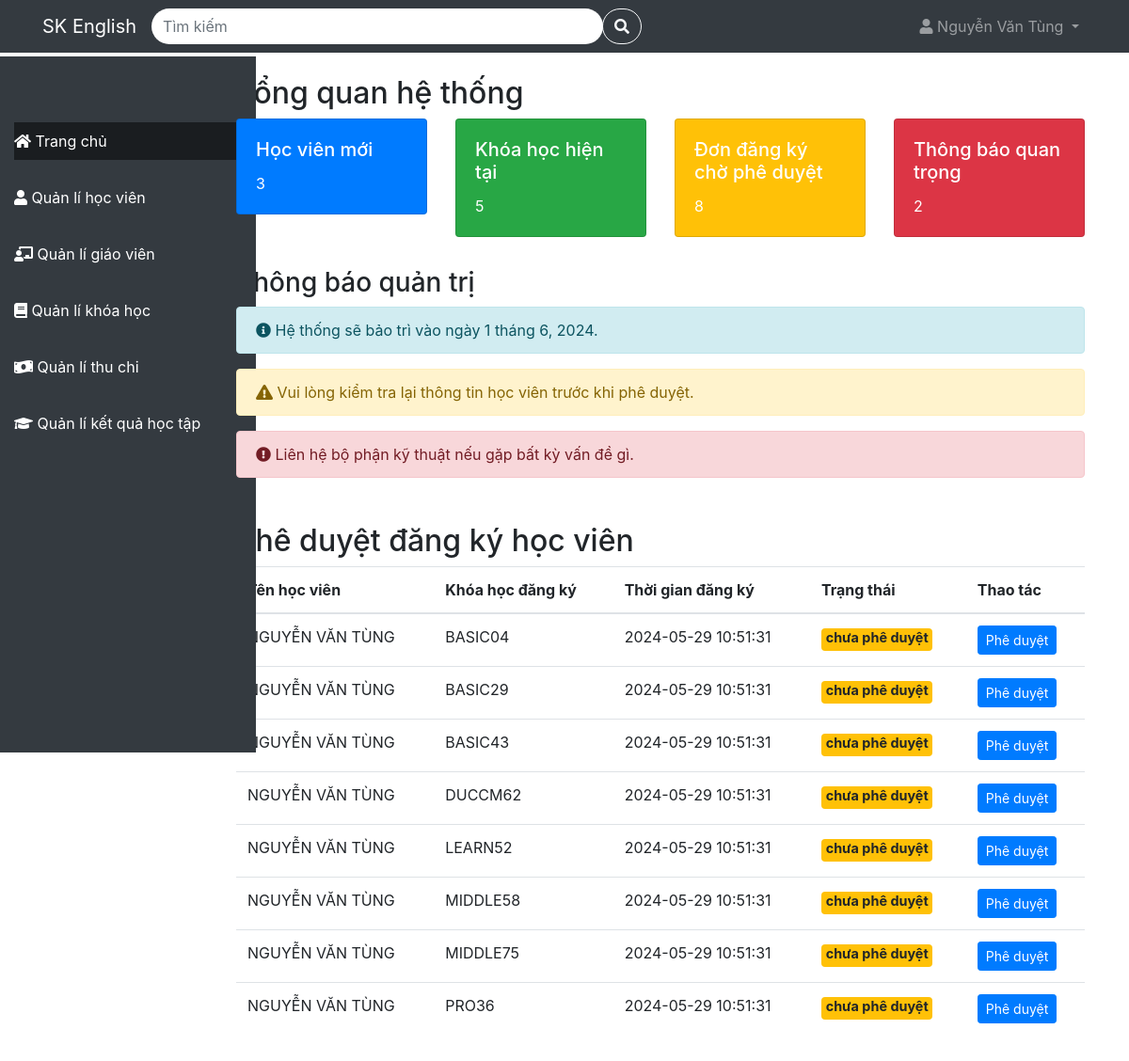
The app's page /QuanLiTrungTamTA/home (signed in) with its own data.
### tables this page shows
CREATE TABLE `webregistrations` (
  `STT` int(11) NOT NULL,
  `name` varchar(100) NOT NULL,
  `address` varchar(100) NOT NULL,
  `phone` varchar(10) NOT NULL,
  `email` varchar(100) NOT NULL,
  `schedule_id` varchar(32) NOT NULL,
  `time` timestamp NOT NULL DEFAULT current_timestamp() ON UPDATE current_timestamp()
);

### app/Controller/HomeController.php (called while the page is built)
<?php
class HomeController {
    protected $config = [
        'host' => 'localhost',
        'dbname' => 'quanlytrungtamta',
        'user' => 'root',
        'password' => ''
    ];
    protected $db;
    public function __construct(){
        $this->db = new Database($this->config);
    }
    public function index() {
        $listWebRegistration = $this->db->table('webregistrations')->get();
        if(isset($listWebRegistration)){
            $countWebRegistration = count($listWebRegistration);
        }else{
            $countWebRegistration = 0;
        }
        $listCourse = $this->db->table('course')->get();
        if(isset($listCourse)){
            $countCourse = count($listCourse);
        }else{
            $countCourse = 0;
        }
        $listStudent = $this->db->table('students')->get();
        if(isset($listStudent)){
            $countStudent = count($listStudent);
        }else{
            $countStudent = 0;
        }
        include('./app/View/Home/home.php');
    }
}
?>

### index.php (called while the page is built, shortened)
<?php
include './app/Model/Model.php';
include './app/Route/Route.php';
include './app/Controller/HomeController.php';
$route = new Route();
$route->get('/', 'LandingController@index');
$route->post('/login', 'LoginController@index');
$route->post('/logout', 'LogoutController@index');
$route->post('/register', 'RegisterController@index');
$route->post('/verify', 'RegisterController@verify');
$route->post('/forgotPassword', 'ForgotPasswordController@index');
$route->post('/courseRegistration', 'RegisterController@courseRegistration');
if(isset($_SESSION['full_name']) && !empty($_SESSION['full_name']))
{
    $route->get('/home', 'HomeController@index');
    $route->get('/student', 'StudentController@index');
    $route->post('/student/deleteStudent', 'StudentController@deleteStudent');
    $route->post('/student/editStudent', 'StudentController@editStudent');
    $route->post('/student/addStudent', 'RegistrationController@addStudent');
    $route->get('/teacher', 'TeacherController@index');
    $route->post('/teacher/addTeacher', 'TeacherController@addTeacher');
    $route->post('/teacher/editTeacher', 'TeacherController@editTeacher');
    $route->post('/teacher/deleteTeacher', 'TeacherController@deleteTeacher');
    $route->get('/course', 'CourseController@index');
    $route->post('/course/addCourse', 'CourseController@addCourse');
    $route->post('/course/deleteCourse', 'CourseController@deleteCourse');
    $route->post('/course/edit', 'CourseController@editCourse');
    $route->get('/course/detail', 'CourseController@show@detailCourse.php');
    $route->post('/course/addSchedule', 'ScheduleController@addSchedule');
    $route->post('/course/deleteSchedule', 'ScheduleController@deleteSchedule');
    $route->get('/payment', 'PaymentController@index');
    $route->get('/achievement', 'AchievementController@index');
}
$requestUri = $_SERVER['REQUEST_URI'];
$route->handle($requestUri);
?>

### app/Model/Model.php (called while the page is built, shortened)
<?php
class Database {
    protected
        $table = '',
        $host = '',
        $user ='',
        $password = '',
        $dbname = '',
        $conn = null;
    public function __construct($config){
        $this->host = $config['host'];
        $this->user = $config['user'];
        $this->password = $config['password'];
        $this->dbname = $config['dbname'];
    }
    protected function connect(){
        try{
            $this->conn = new PDO("mysql:host=$this->host;dbname=$this->dbname", $this->user, $this->password);
            $this->conn->setAttribute(PDO::ATTR_ERRMODE, PDO::ERRMODE_EXCEPTION);
        }catch(PDOException $e){
            echo "Lỗi kết nối đến cơ sở dữ liệu: ".$e->getMessage();
        }
    }
    public function get($data = [])
    {
        try {
            if (empty($data)) {
                $sqlString = "select * from $this->table";
                $query = $this->conn->prepare($sqlString);
                $query->execute();
            } else {
                $stmt = join('=? and ', array_keys($data));
                $stmt .= '=?';
                $sqlString = "select * from $this->table where $stmt";
                $query = $this->conn->prepare($sqlString);
                $query->execute(array_values($data));
            }
            return $query->fetchAll(PDO::FETCH_ASSOC);
        } catch (PDOException $e) {
            $this->logToConsole("Lỗi đọc dữ liệu: " . $e->getMessage());
        }
    }
    public function table($table){
        $this->table = $table;
        return $this;
    }
}
?>

### app/View/Home/home.php (the view, shortened to what this page needs)
<!DOCTYPE html>
<html lang="en">
<head>
  <link rel="stylesheet" href="https://cdnjs.cloudflare.com/ajax/libs/font-awesome/5.15.4/css/all.min.css">
  <link rel="stylesheet" href="https://maxcdn.bootstrapcdn.com/bootstrap/4.5.2/css/bootstrap.min.css">
</head>
<body>
<?php include './app/View/Template/navbar.php' ?>
<?php include 'app/View/Template/sidebar.php' ?>
<div class="main-content">
    <div class="container mt-5">
        <section class="statistics mb-3">
            <h2>Tổng quan hệ thống</h2>
            <div class="row">
                <div class="col-md-3">
                    <div class="card text-white bg-primary mb-3">
                        <div class="card-body">
                            <h5 class="card-title">Học viên mới</h5>
                            <p class="card-text">
                              <?php echo $countStudent?>
                            </p>
                        </div>
                    </div>
                </div>
                <div class="col-md-3">
                    <div class="card text-white bg-success mb-3">
                        <div class="card-body">
                            <h5 class="card-title">Khóa học hiện tại</h5>
                            <p class="card-text">
                              <?php echo $countCourse?>
                            </p>
                        </div>
                    </div>
                </div>
                <div class="col-md-3">
                    <div class="card text-white bg-warning mb-3">
                        <div class="card-body">
                            <h5 class="card-title">Đơn đăng ký chờ phê duyệt</h5>
                            <p class="card-text">
                              <?php echo $countWebRegistration?>
                            </p>
                        </div>
                    </div>
                </div>
                <div class="col-md-3">
                    <div class="card text-white bg-danger mb-3">
                        <div class="card-body">
                            <h5 class="card-title">Thông báo quan trọng</h5>
                            <p class="card-text">2</p>
                        </div>
                    </div>
                </div>
            </div>
        </section>
        <section class="admin-announcements mb-5">
            <h3>Thông báo quản trị</h3>
            <div class="alert alert-info" role="alert">
                <i class="fas fa-info-circle"></i> Hệ thống sẽ bảo trì vào ngày 1 tháng 6, 2024.
            </div>
            <div class="alert alert-warning" role="alert">
                <i class="fas fa-exclamation-triangle"></i> Vui lòng kiểm tra lại thông tin học viên trước khi phê duyệt.
            </div>
            <div class="alert alert-danger" role="alert">
                <i class="fas fa-exclamation-circle"></i> Liên hệ bộ phận kỹ thuật nếu gặp bất kỳ vấn đề gì.
            </div>
        </section>
        <h2>Phê duyệt đăng ký học viên</h2>
        <div class="table-responsive">
            <table class="table">
                <thead>
                    <tr>
                        <th>Tên học viên</th>
                        <th>Khóa học đăng ký</th>
                        <th>Thời gian đăng ký</th>
                        <th>Trạng thái</th>
                        <th>Thao tác</th>
                    </tr>
                </thead>
                <tbody>
                    <?php foreach($listWebRegistration as $registration): ?>
                        <tr>
                            <td scope="row"><?php echo $registration['name']?></td>
                            <td><?php echo $registration['schedule_id']?></td>
                            <td><?php echo $registration['time']?></td>
                            <td>
                                <div class="badge bg-warning" style="height: 1.5rem;">
                                    <span style="font-size:1.2em;">chưa phê duyệt</span>
                                </div>
                            </td>
                            <td>
                               <button class="btn btn-primary btn-sm" onclick="buttonPheduyetClicked('<?php echo $registration['schedule_id']?>');">Phê duyệt</button>
                            </td>
                        </tr>
                    <?php endforeach; ?>
                </tbody>
            </table>
        </div>
    </div>
</div>
</body>
</html>

### app/Route/Route.php (shortened to what this page needs)
<?php
class Route {
    private $routes = [];
    public function get($url, $controllerAction) {
        $url = '/QuanLiTrungTamTA' . $url;
        $this->routes[$url] = $controllerAction;
    }
    public function post($url, $controllerAction) {
        $url = '/QuanLiTrungTamTA' . $url;
        $this->routes[$url] = $controllerAction;
    }
    public function handle($requestUri) {
        $url = parse_url($requestUri, PHP_URL_PATH);
        if (isset($this->routes[$url])) {
            $controllerAction = $this->routes[$url];
            $parts = explode('@', $controllerAction);
            $action = $parts[1];
            $param = null;
            $controller = new $controllerName();
            if(!isset($param))
                $controller->$action($param);
            else{
                $controller->$action($param);
            }
        } else {
            header('location: ./');
        }
    }
}
?>

### app/View/Template/navbar.php (shortened to what this page needs)
<?php
      $url = $_SERVER['REQUEST_URI'];
      $url = parse_url($url, PHP_URL_PATH);
?>
<nav class="navbar navbar-expand-lg navbar-dark bg-dark fixed-top">
  <div class="container">
    <a class="navbar-brand" href="/QuanLiTrungTamTA/home">SK English</a>
    <form class="form-inline my-2 my-lg-0 mx-auto" action="<?php echo $url?>" method="GET">
      <div class="input-group">
        <input type="text" class="form-control rounded-pill border-0 flex-grow-1" style="width: 30em;" placeholder="Tìm kiếm" aria-label="Search" aria-describedby="search-addon" name="search">
        <div class="input-group-append">
          <button class="btn btn-outline-light rounded-pill" type="submit" id="search-addon">
            <i class="fa fa-search"></i>
          </button>
        </div>
      </div>
    </form>
    <div class="collapse navbar-collapse" id="navbarSupportedContent">
      <ul class="navbar-nav ml-auto">
        <li class="nav-item dropdown">
          <a class="nav-link dropdown-toggle" href="#" id="navbarDropdown" role="button" data-toggle="dropdown" aria-haspopup="true" aria-expanded="false">
            <i class="fa fa-user"></i> <?php echo $_SESSION['full_name']?>
          </a>
        </li>
      </ul>
    </div>
  </div>
</nav>

### app/View/Template/sidebar.php
<?php
$current_page = $_SERVER['REQUEST_URI'];
$current_page = parse_url($current_page, PHP_URL_PATH);
$current_page = explode('/', $current_page);
$current_page = array_filter($current_page);
$current_page = end($current_page);
?>
<link rel="stylesheet" href=".\public\css\sidebar.css">
<link rel="stylesheet" href="..\public\css\sidebar.css">
<div class="sidebar">
  <ul class="navbar-nav">
    <li class="nav-item <?php if($current_page == 'home') echo 'active';?>">
      <a class="nav-link " href="/QuanLiTrungTamTA/home"><i class="fas fa-home"></i> Trang chủ</a>
    </li>
    <li class="nav-item <?php if($current_page == 'student') echo 'active';?>">
      <a class="nav-link " href="/QuanLiTrungTamTA/student"><i class="fas fa-user"></i> Quản lí học viên</a>
    </li>
    <li class="nav-item <?php if($current_page == 'teacher') echo 'active';?>">
      <a class="nav-link " href="/QuanLiTrungTamTA/teacher"><i class="fas fa-chalkboard-teacher"></i> Quản lí giáo viên</a>
    </li>
    <li class="nav-item <?php if($current_page == 'course') echo 'active';?>">
      <a class="nav-link " href="/QuanLiTrungTamTA/course"><i class="fas fa-book"></i> Quản lí khóa học</a>
    </li>
    <li class="nav-item <?php if($current_page == 'payment') echo 'active';?>">
      <a class="nav-link " href="/QuanLiTrungTamTA/payment"><i class="fas fa-money-bill-wave"></i> Quản lí thu chi</a>
    </li>
    <li class="nav-item <?php if($current_page == 'achievement') echo 'active';?>">
      <a class="nav-link " href="/QuanLiTrungTamTA/achievement"><i class="fas fa-graduation-cap"></i> Quản lí kết quả học tập</a>
    </li>
  </ul>
</div>

### public/css/sidebar.css (style rules this page uses)
.sidebar { position: fixed; left: 0; top: 60px; bottom: 0; height: calc(100vh - 60px); width: 17em; background-color: #343a40; padding-top: 60px; }
.sidebar ul.navbar-nav li { padding: 10px 15px; }
.sidebar ul.navbar-nav li a { color: #fff; }
.sidebar ul.navbar-nav li.active a { background-color: #1a1d20; }
.main-content { margin-left: 17%; padding: 2em; }

### records on screen
webregistrations: name "NGUYỄN VĂN TÙNG", schedule "BASIC04", time "2024-05-29 10:51:31"
webregistrations: name "NGUYỄN VĂN TÙNG", schedule "BASIC29", time "2024-05-29 10:51:31"
webregistrations: name "NGUYỄN VĂN TÙNG", schedule "BASIC43", time "2024-05-29 10:51:31"
webregistrations: name "NGUYỄN VĂN TÙNG", schedule "DUCCM62", time "2024-05-29 10:51:31"
webregistrations: name "NGUYỄN VĂN TÙNG", schedule "LEARN52", time "2024-05-29 10:51:31"
webregistrations: name "NGUYỄN VĂN TÙNG", schedule "MIDDLE58", time "2024-05-29 10:51:31"
webregistrations: name "NGUYỄN VĂN TÙNG", schedule "MIDDLE75", time "2024-05-29 10:51:31"
webregistrations: name "NGUYỄN VĂN TÙNG", schedule "PRO36", time "2024-05-29 10:51:31"

### other values on screen
$_SESSION['full_name'] "Nguyễn Văn Tùng"
$countStudent "3"
$countCourse "5"
$countWebRegistration "8"
